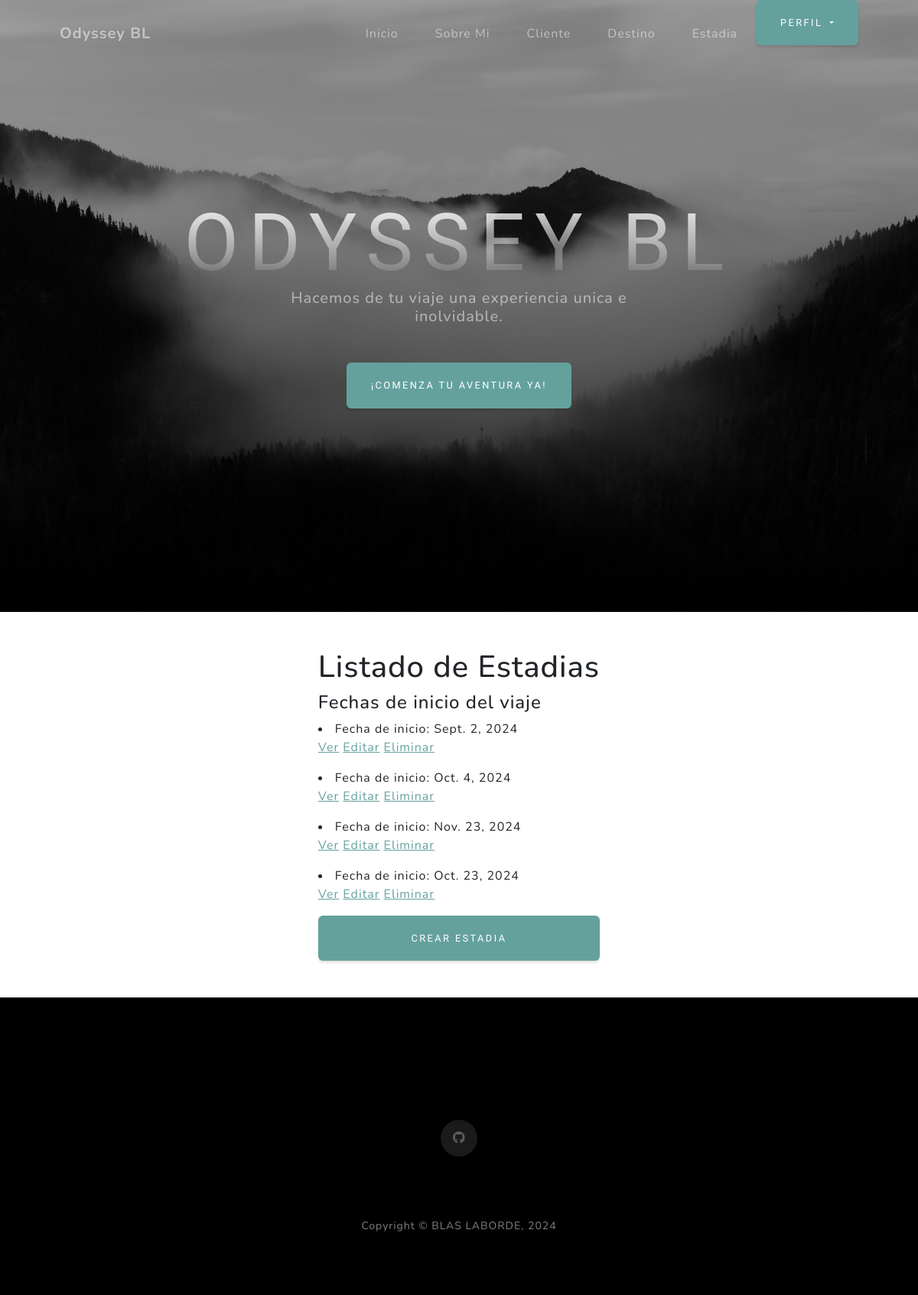
/estadia/lista (signed in), run on the app's committed database.
### Viajes/models.py (models this page shows, shortened)
class Estadia(models.Model):
    fecha_de_inicio = models.DateField()
    fecha_de_regreso = models.DateField()
    residencia = models.CharField(max_length=40)
    metodo_de_transporte = models.CharField(max_length=40)

### Viajes/views.py (the view)
# urls.py: path('estadia/lista', views.EstadiaListView.as_view(), name="EstadiaLista"),
class EstadiaListView(LoginRequiredMixin, ListView):
    model = Estadia
    context_object_name = "estadias"
    template_name = "Viajes/CBV/estadia_lista.html"

### Viajes/templates/Viajes/CBV/estadia_lista.html (shortened to what this page needs)
<!DOCTYPE html>
<html lang="en">
<head>
</head>
<body>
    {% extends "Viajes/padre.html" %}
    {% load static %}
    {% block contenidoQueCambia %}
    <div class="container custom-bg p-5">
        <div class="d-flex justify-content-center">
            <div class="d-flex flex-column">
                <h1> Listado de Estadias </h1>
                <h4> Fechas de inicio del viaje </h4>
                {% for estadia in estadias %}
                    <li> Fecha de inicio: {{estadia.fecha_de_inicio}}
                        <p>
                            <a href="{% url 'EstadiaDetalle' estadia.id %}"> Ver</a>
                            <a href="{% url 'EstadiaEditar' estadia.id %}"> Editar</a>
                            <a href="{% url 'EstadiaEliminar' estadia.id %}"> Eliminar</a>
                        </p>
                    </li>
                {% endfor %}
                <a href="{% url 'EstadiaCrear' %}" class="btn btn-primary">Crear Estadia</a>
            </div>
        </div>
    </div>
    {% endblock %}

### data on the page
Estadia: fecha_de_inicio "Sept. 2, 2024"
Estadia: fecha_de_inicio "Oct. 4, 2024"
Estadia: fecha_de_inicio "Nov. 23, 2024"
Estadia: fecha_de_inicio "Oct. 23, 2024"
